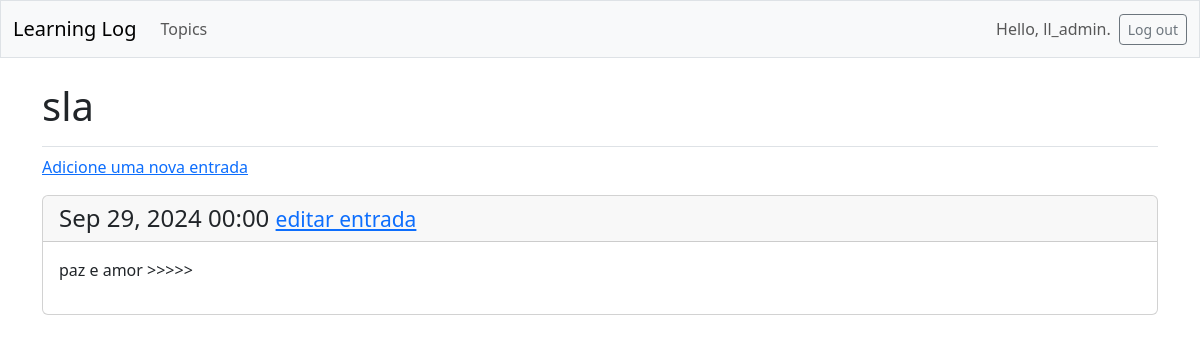
The app's page /topics/5 (signed in) with its own data.
### learning_logs/models.py (models this page shows, shortened)
class Topic (models.Model):
    text = models.CharField(max_length=200)
    date_added = models.DateTimeField(auto_now_add=True)
    owner = models.ForeignKey(User, on_delete=models.CASCADE)

class Entry (models.Model):
    topic = models.ForeignKey(Topic, on_delete=models.CASCADE)
    text = models.TextField()
    date_added = models.DateTimeField(auto_now_add=True)
    class Meta:
        verbose_name_plural = 'entries'

### learning_logs/views.py (the view)
# urls.py: path('topics/<int:topic_id>', views.topic, name= 'topic'),
@login_required
def topic(request, topic_id):
    topic = Topic.objects.get(id=topic_id)
    if topic.owner != request.user:
        raise Http404
    entries = topic.entry_set.order_by('-date_added')
    context = {'topic': topic, 'entries': entries}
    return render(request, 'learning_logs/topic.html', context)

### learning_logs/templates/learning_logs/topic.html
{% extends 'learning_logs/base.html' %}
{% block page_header %}
  <h1>{{ topic.text }}</h1>
{% endblock page_header %}
{% block content %}
  <p>
    <a href="{% url 'learning_logs:new_entry' topic.id %}">Adicione uma nova entrada</a>
  </p>
  {% for entry in entries %}
    <div class="card mb-3">
      <h4 class="card-header">
        {{ entry.date_added|date:'M d, Y H:i' }}
        <small><a href="{% url 'learning_logs:edit_entry' entry.id %}">
          editar entrada</a></small>
      </h4>
      <div class="card-body">{{ entry.text|linebreaks }}</div>
    </div>
  {% empty %}
    <p>Esse tópico ainda não contém entradas.</p>
  {% endfor %}
{% endblock content %}

### learning_logs/templates/learning_logs/base.html (shortened to what this page needs)
<!doctype html>
<html lang="en">
<head>
  {% load django_bootstrap5 %}
  {% bootstrap_css %}
</head>
<body>
  <nav class="navbar navbar-expand-md navbar-light bg-light mb-4 border">
    <div class="container-fluid">
      <a class="navbar-brand" href="{% url 'learning_logs:index' %}">
          Learning Log</a>
      <div class="collapse navbar-collapse" id="navbarCollapse">
        <ul class="navbar-nav me-auto mb-2 mb-md-0">
          <li class="nav-item">
            <a class="nav-link" href="{% url 'learning_logs:topics' %}">
              Topics</a></li>
        </ul>
        <ul class="navbar-nav ms-auto mb-2 mb-md-0">
          {% if user.is_authenticated %}
            <li class="nav-item">
              <span class="navbar-text me-2">Hello, {{ user.username }}.
                </span></li>
          {% endif %}
        </ul>
        {% if user.is_authenticated %}
          <form action="{% url 'accounts:logout' %}" method='post'>
            <button name='submit' class='btn btn-outline-secondary btn-sm'>
              Log out</button>
          </form>
        {% endif %}
      </div>
    </div>
  </nav>
  <main class="container">
    <div class="pb-2 mb-2 border-bottom">
      {% block page_header %}{% endblock page_header %}
    </div>
    <div>
      {% block content %}{% endblock content %}
    </div>
  </main>
</body>
</html>

### records on screen
Topic: text "sla"
Entry: date_added "Sep 29, 2024 00:00", text "paz e amor >>>>>"

### other values on screen
{{ user.username }} "ll_admin"
